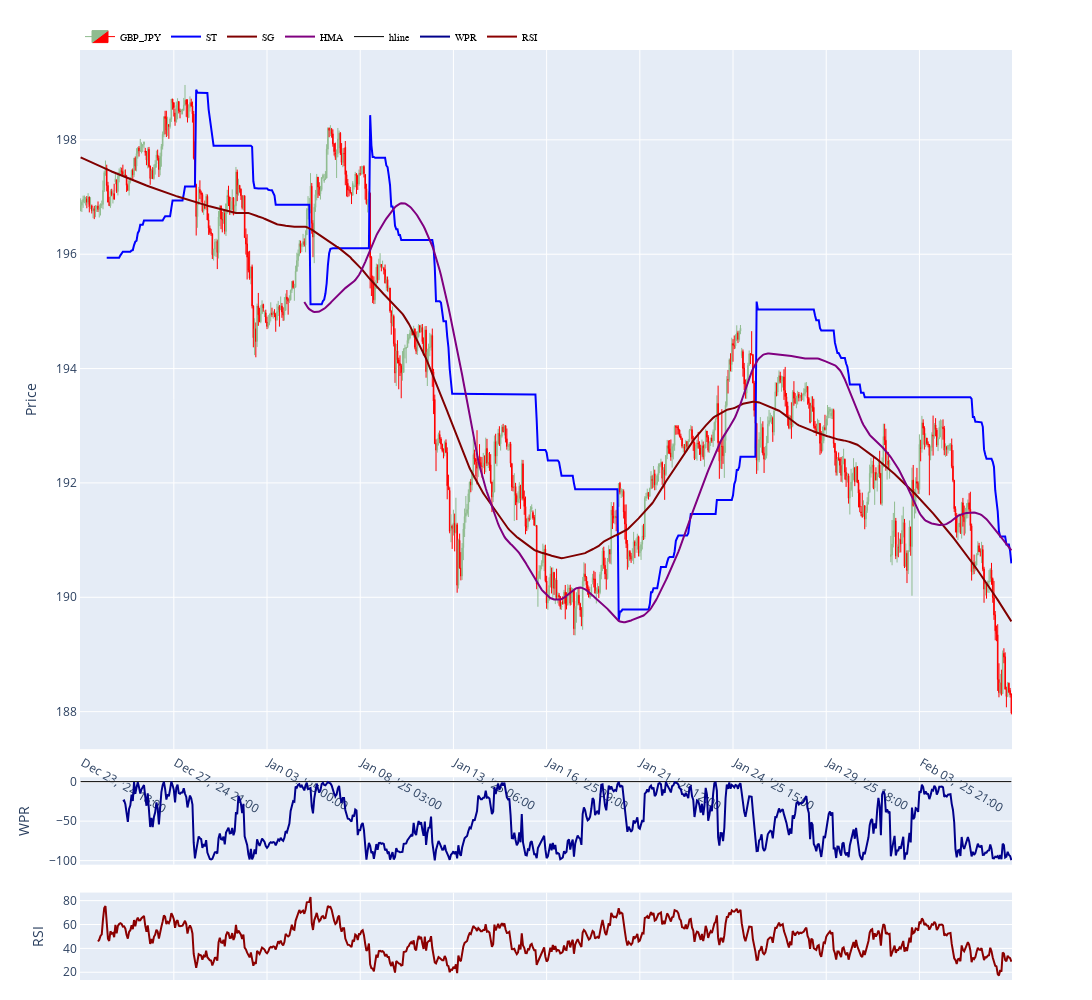

The cell this chart's notebook holds for it:
### Code cell
gz = Galgoz()
df_plot = data.iloc[-750:].copy()
indicators = gz.indicators(
    SuperTrend(df_plot, atr_period=21, multiplier=6), 
    SG(df_plot, line_color="maroon"),
    HMA(df_plot, line_color="purple"),
    Hline(df_plot, yvalue=0, line_color="black"), 
    WPR(df_plot, window=35, line_color="darkblue"),
    RSI(df_plot, window=14, line_color="darkred", row=3),
    #QQE(df_plot, length=8, smooth=5, factor=1.618)
    )
fig = gz.plot_candles(df_plot, instrument=gz.instrument, indicators=indicators, show=False)
fig.show()

### Figure 1 — Plotly figure (JSON) as saved in the notebook; plotly's stock layout.template omitted (floating-point values rounded to 4 significant figures; data arrays with more than 128 entries replaced by an {"elided": "..."} marker saying what was removed)
{"data": [{"close": {"elided": "750 float values"}, "decreasing": {"fillcolor": "red", "line": {"color": "red"}}, "high": {"elided": "750 float values"}, "hoverinfo": "y+x", "increasing": {"fillcolor": "darkseagreen", "line": {"color": "darkseagreen"}}, "line": {"width": 1}, "low": {"elided": "750 float values"}, "name": "GBP_JPY", "opacity": 1, "open": {"elided": "750 float values"}, "showlegend": true, "type": "candlestick", "x": {"elided": "750 str values"}, "xaxis": "x", "yaxis": "y"}, {"hoverinfo": "y+x", "line": {"color": "blue", "width": 2}, "marker": {"color": "blue", "size": 5, "symbol": "circle"}, "mode": "lines", "name": "ST", "type": "scatter", "x": {"elided": "750 str values"}, "xaxis": "x", "y": {"elided": "750 float values"}, "yaxis": "y"}, {"hoverinfo": "y+x", "line": {"color": "maroon", "width": 2}, "marker": {"color": "blue", "size": 5, "symbol": "circle"}, "mode": "lines", "name": "SG", "type": "scatter", "x": {"elided": "750 str values"}, "xaxis": "x", "y": {"elided": "750 float values"}, "yaxis": "y"}, {"hoverinfo": "y+x", "line": {"color": "purple", "width": 2}, "marker": {"color": "blue", "size": 5, "symbol": "circle"}, "mode": "lines", "name": "HMA", "type": "scatter", "x": {"elided": "750 str values"}, "xaxis": "x", "y": {"elided": "750 float values"}, "yaxis": "y"}, {"hoverinfo": "y+x", "line": {"color": "black", "width": 1}, "marker": {"color": "blue", "size": 5, "symbol": "circle"}, "mode": "lines", "name": "hline", "type": "scatter", "x": {"elided": "750 str values"}, "xaxis": "x", "y": {"elided": "750 int values"}, "yaxis": "y2"}, {"hoverinfo": "y+x", "line": {"color": "darkblue", "width": 2}, "marker": {"color": "blue", "size": 5, "symbol": "circle"}, "mode": "lines", "name": "WPR", "type": "scatter", "x": {"elided": "750 str values"}, "xaxis": "x", "y": {"elided": "750 float values"}, "yaxis": "y2"}, {"hoverinfo": "y+x", "line": {"color": "darkred", "width": 2}, "marker": {"color": "blue", "size": 5, "symbol": "circle"}, "mode": "lines", "name": "RSI", "type": "scatter", "x": {"elided": "750 str values"}, "xaxis": "x", "y": {"elided": "750 float values"}, "yaxis": "y3"}], "layout": {"height": 1000, "hoverlabel": {"bgcolor": "rgba(255,255,255,0.5)"}, "hovermode": "x unified", "legend": {"bgcolor": "rgba(255,255,255,0)", "font": {"color": "black", "family": "sans-serif", "size": 10}, "orientation": "h", "traceorder": "normal", "x": 0, "y": 1.03}, "margin": {"b": 20, "t": 50}, "width": 2000, "xaxis": {"anchor": "y", "domain": [0, 1], "matches": "x", "rangeslider": {"visible": false}, "showline": true, "showspikes": true, "spikecolor": "green", "spikemode": "across", "spikesnap": "cursor", "tickvals": [" Dec 23, '24 18:00", " Dec 27, '24 21:00", " Jan 03, '25 00:00", " Jan 08, '25 03:00", " Jan 13, '25 06:00", " Jan 16, '25 09:00", " Jan 21, '25 12:00", " Jan 24, '25 15:00", " Jan 29, '25 18:00", " Feb 03, '25 21:00"]}, "xaxis2": {"anchor": "y2", "domain": [0, 1], "matches": "x", "showline": true, "showspikes": true, "showticklabels": false, "spikecolor": "green", "spikemode": "across", "spikesnap": "cursor", "tickvals": [" Dec 23, '24 18:00", " Dec 27, '24 21:00", " Jan 03, '25 00:00", " Jan 08, '25 03:00", " Jan 13, '25 06:00", " Jan 16, '25 09:00", " Jan 21, '25 12:00", " Jan 24, '25 15:00", " Jan 29, '25 18:00", " Feb 03, '25 21:00"]}, "xaxis3": {"anchor": "y3", "domain": [0, 1], "matches": "x", "showline": true, "showspikes": true, "showticklabels": false, "spikecolor": "green", "spikemode": "across", "spikesnap": "cursor", "tickvals": [" Dec 23, '24 18:00", " Dec 27, '24 21:00", " Jan 03, '25 00:00", " Jan 08, '25 03:00", " Jan 13, '25 06:00", " Jan 16, '25 09:00", " Jan 21, '25 12:00", " Jan 24, '25 15:00", " Jan 29, '25 18:00", " Feb 03, '25 21:00"]}, "yaxis": {"anchor": "x", "domain": [0.248, 1], "showline": true, "showspikes": true, "showticklabels": true, "spikecolor": "green", "spikemode": "across", "spikesnap": "cursor", "title": {"text": "Price"}}, "yaxis2": {"anchor": "x2", "domain": [0.124, 0.218], "showline": true, "showspikes": true, "showticklabels": true, "spikecolor": "green", "spikemode": "across", "spikesnap": "cursor", "title": {"text": "WPR"}}, "yaxis3": {"anchor": "x3", "domain": [0, 0.094], "showline": true, "showspikes": true, "showticklabels": true, "spikecolor": "green", "spikemode": "across", "spikesnap": "cursor", "title": {"text": "RSI"}}}}
